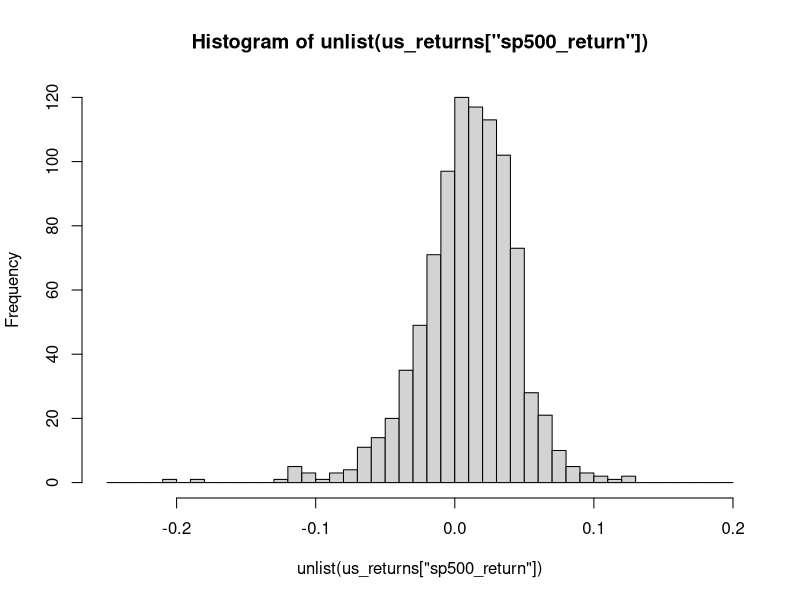
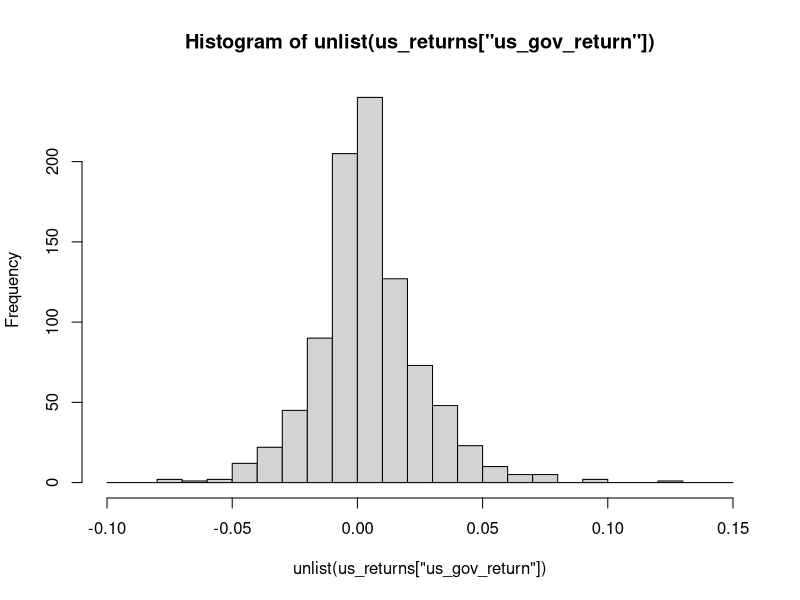

Reproduce these figures in R, in order.
###################################
######### IMPORT DATA #############
sp500_raw <- read.csv("risk_tolerance_data/sp500_data.csv", header = TRUE,
                      colClasses = c("character", "numeric", "numeric", "numeric", "numeric"))
us_gov_bonds_raw <- read.csv("risk_tolerance_data/Int_mo_gov_bond.csv", header = TRUE)

#####################################
#########  CLEAN DATA ###############

# Set different locale to change months abbreviations.
Sys.setlocale(category = "LC_TIME", locale = "en_US.UTF-8")

# Convert strings to dates in dataframes.
us_gov_bonds_raw["observation_date"] <- as.Date(us_gov_bonds_raw$observation_date,
                                                format = "%d-%b-%Y")

dates <- sapply(sp500_raw["Date"], as.character)
# add missing 0 to october
dates <- sub(pattern = "\\.1$", replacement = ".10", dates)
# add day date, without it formats don't work.
dates <- sapply(dates, function(x) paste0(x, ".01"))

sp500_raw["Date"] <- as.Date(dates, format = "%Y.%m.%d") - 1 # -1 to match with other data

# Remove first rows to match dates between sets.
start_date_ind <- which(sp500_raw["Date"] == "1946-12-31")
sp500_raw <- sp500_raw[start_date_ind:nrow(sp500_raw),]

#####################################
######### CALCULATE RETURNS #########
sp500_raw["return"] <- 0
n <- nrow(sp500_raw)
sp500_shift_1 <- sp500_raw[2:n,]
sp500_raw[2:n, "return"] <- (sp500_shift_1[, "Price"] + sp500_shift_1["Dividend"]/12 ) / sp500_raw[1:(n-1), "Price"] - 1

#####################################
######### JOIN DATAFRAMES ###########
us_returns <- data.frame(sp500_raw["Date"], us_gov_bonds_raw["Return.M"], sp500_raw["return"],
                         sp500_raw["CPI"])
names(us_returns) <- c("date", "us_gov_return", "sp500_return", "cpi")
us_returns[1, "us_gov_return"] <- 0

summary(us_returns["sp500_return"])
hist(unlist(us_returns["sp500_return"]), breaks = seq(-0.25, 0.2,0.01))

summary(us_returns["us_gov_return"])
hist(unlist(us_returns["us_gov_return"]), breaks = seq(-0.1, 0.15,0.01))
